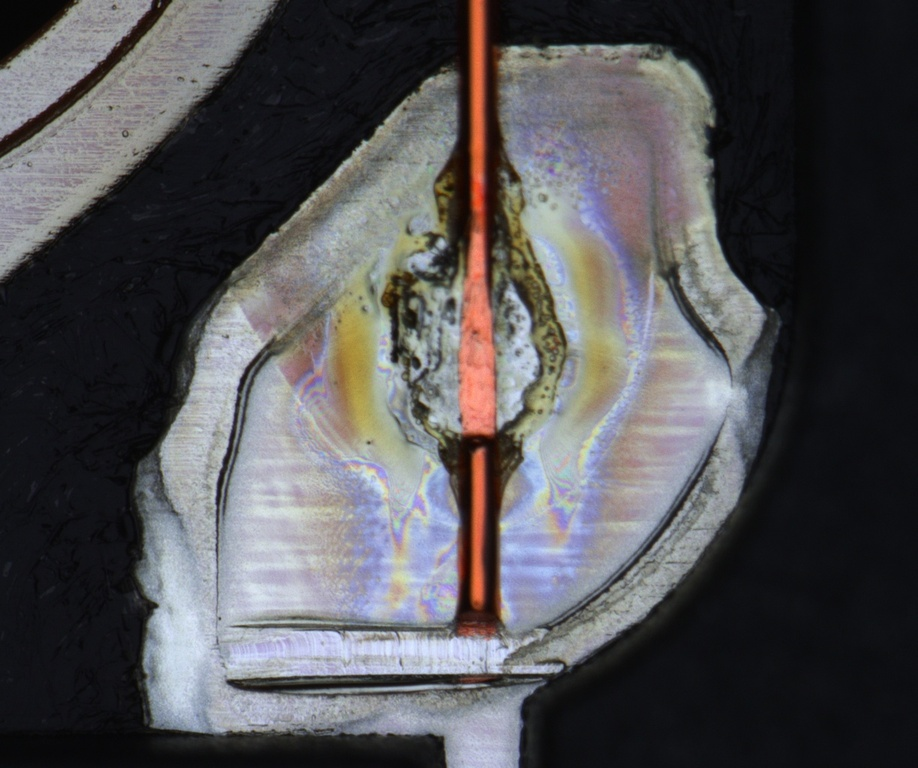
#> input picture Computer Vision/00OpenCV/image/ska07_01.jpg, 918 x 768 px, shrunk from 1224 x 1024 before the run
$ python '24.1模板匹配matchTemplate方法.py'
#> lines starting #> are read from the running program, lines starting #| are printed output that depends on the picture
import cv2
import numpy as np
from matplotlib import pyplot as plt
img = cv2.imread('./image/ska07_01.jpg', 0)
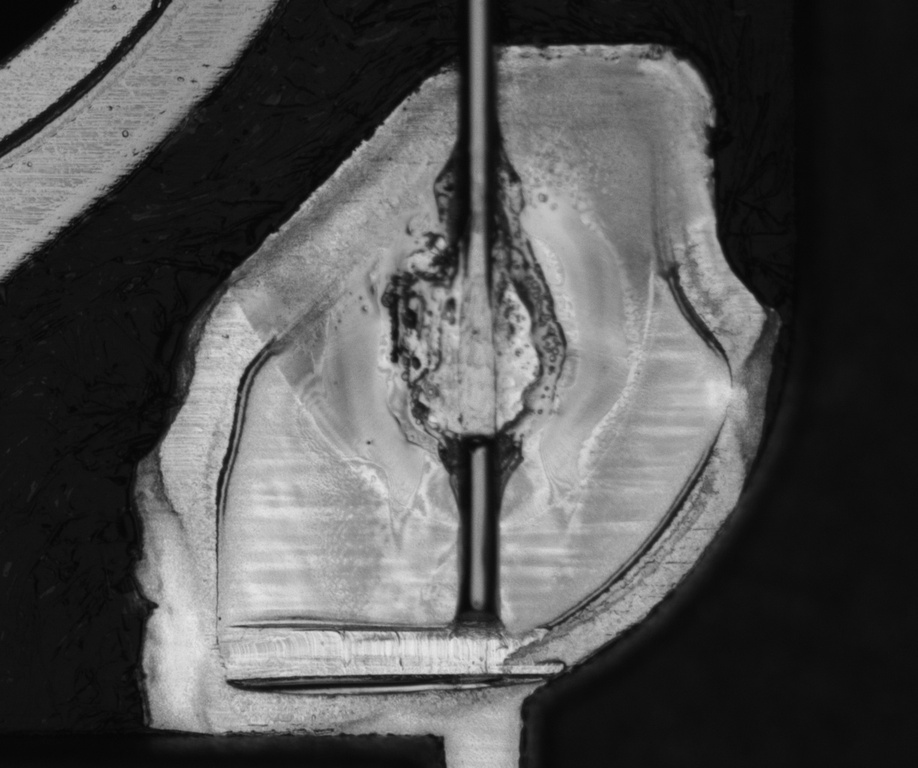
#> img: shape (768, 918); min 5, max 235, mean 81.8
img2 = img.copy()
template = cv2.imread('./image/ska07_b.png', 0)
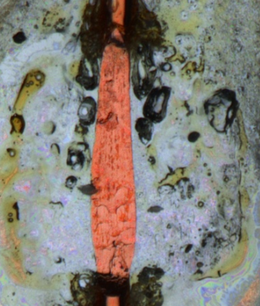
#> input picture Computer Vision/00OpenCV/image/ska07_b.png, 260 x 306 px, shrunk from 346 x 408 before the run
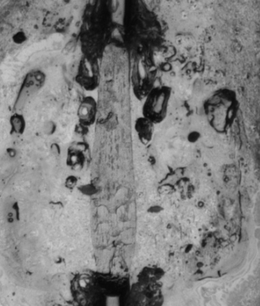
#> template: shape (306, 260); min 7, max 206, mean 128.2
w, h = template.shape[::-1]
#> w = 260; h = 306
# All the 6 methods for comparison in a list
methods = ['cv2.TM_CCOEFF', 'cv2.TM_CCOEFF_NORMED', 'cv2.TM_CCORR', 'cv2.TM_CCORR_NORMED', 'cv2.TM_SQDIFF', 'cv2.TM_SQDIFF_NORMED']
for meth in range(6):
    img = img2.copy()
    # exec 语句用来执行储存在字符串或文件中的 Python 语句。
    # 例如，我们可以在运行时生成一个包含 Python 代码的字符串，然后使用 exec 语句执行这些语句。
    # eval 语句用来计算存储在字符串中的有效 Python 表达式
    # method = eval(meth)
    # print(method)
    # Apply template Matching
    res = cv2.matchTemplate(img, template, meth)
    min_val, max_val, min_loc, max_loc = cv2.minMaxLoc(res)
    # 使用不同的比较方法，对结果的解释不同
    # If the method is TM_SQDIFF or TM_SQDIFF_NORMED, take minimum
    if meth in [cv2.TM_SQDIFF, cv2.TM_SQDIFF_NORMED]:
        top_left = min_loc
    else:
        top_left = max_loc
    bottom_right = (top_left[0] + w, top_left[1] + h)
    cv2.rectangle(img, top_left, bottom_right, 255, 2)
    plt.subplot(121), plt.imshow(res, cmap='gray')
    plt.title('Matching Result'), plt.xticks([]), plt.yticks([])
    plt.subplot(122), plt.imshow(img, cmap='gray')
    plt.title('Detected Point'), plt.xticks([]), plt.yticks([])
    plt.suptitle(meth)
    plt.show()
#> this loop made 6 passes
#> (min_val, max_val, min_loc, top_left, bottom_right) on passes 3 to 6: (284703232, 1.74e+09, (658, 462), (184, 369), (444, 675)), (0.552, 0.939, (632, 462), (193, 321), (453, 627)), (-58989044, 72163056, (71, 405), (658, 172), (918, 478)), (-0.222, 0.407, (80, 406), (359, 161), (619, 467))
#> (min_val, max_val, max_loc, top_left, bottom_right) on passes 1 to 2: (201051904, 1.07e+09, (658, 462), (359, 160), (619, 466)), (0.132, 1, (613, 0), (359, 161), (619, 467))
#> pass 1, `res = cv2.matchTemplate(img, template, meth)`:
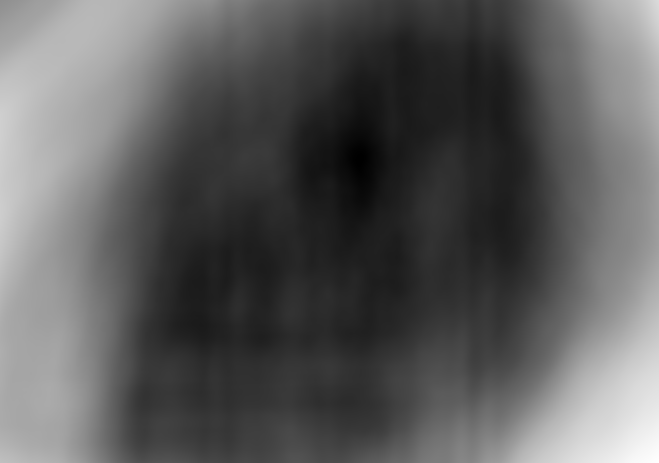
#> res: shape (463, 659) float32; min 201051904, max 1.07e+09, mean 514837504; drawn with min black and max white
#> pass 1, `plt.show()`:
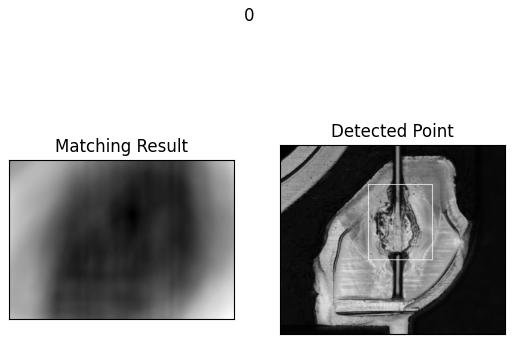
#> figure drawn by matplotlib, 2 panels
#> pass 3, `res = cv2.matchTemplate(img, template, meth)`:
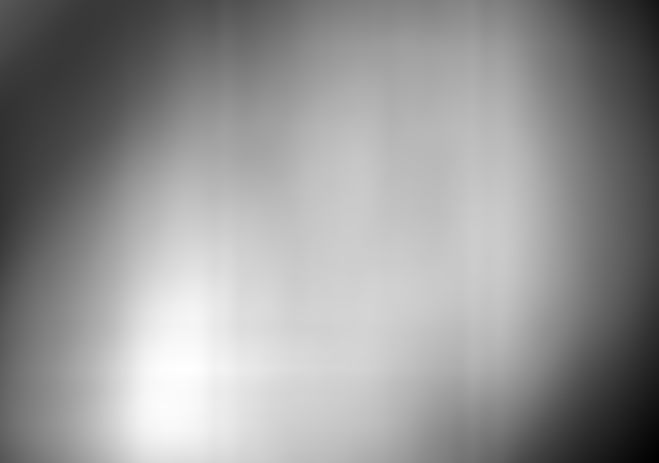
#> res: shape (463, 659) float32; min 284703232, max 1.74e+09, mean 1.14e+09; drawn with min black and max white
#> after the loop:
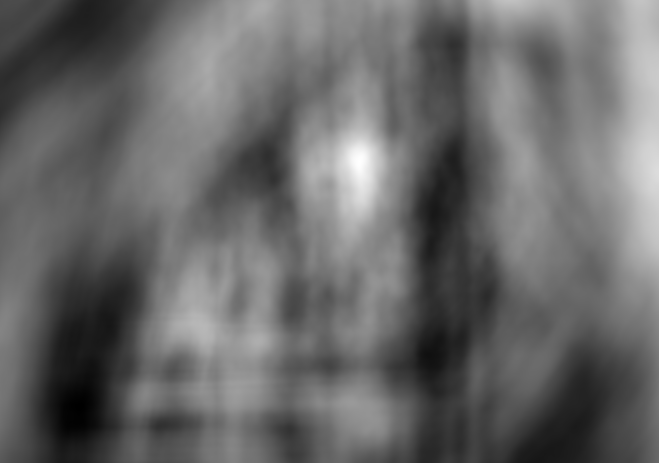
#> res: shape (463, 659) float32; min -0.222, max 0.407, mean 0.0361; drawn with min black and max white
